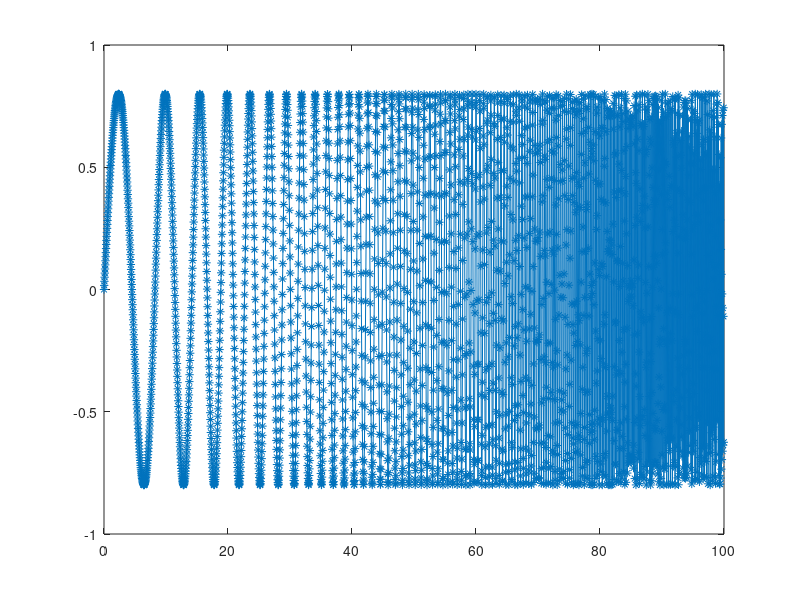

This figure's MATLAB source:
a = 1/10;
b = 1;
start = 0;
slut = 100;
fs = b*10;
t = 0:1/fs:100;
y = 0.79*chirp(t, a, t(end), b,'logarithmic');
plot(t, y, '*-');
%%
fs = 30; % sample rate
f1 = 1/10; % start freq
f2 = 10; % end freq
T = 100; %second run time 
 
w1=2*pi*f1;
w2=2*pi*f2;
t=0:1/fs:(T*fs-1)/fs;
K=T*w1/log(w2/w1);
L=T/log(w2/w1);
sweep=0.799760*sin(K.*(exp(t./L)-1)); %sweep data set
csvwrite('newFreqSweep100S30SAMPLEFREQ_ONETEENTHtoTEN.csv',sweep);
plot(t,sweep,'*-')
